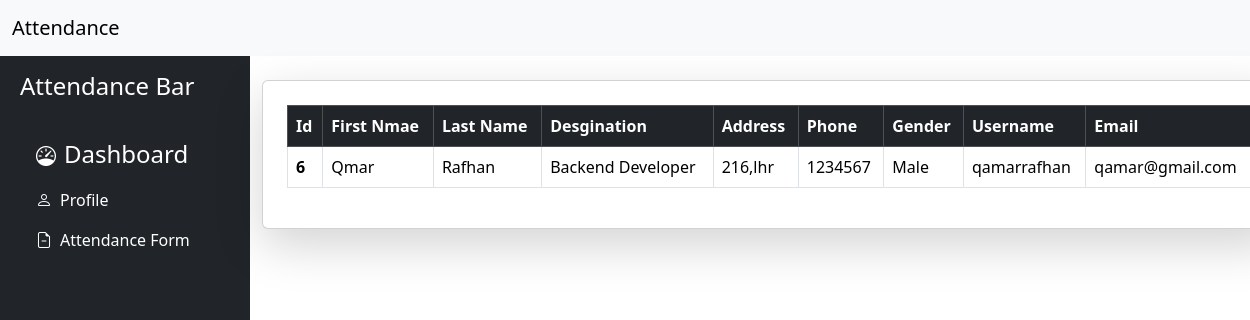
Page /profile.php (signed in) on the committed database.
### tables this page shows
CREATE TABLE `users` (
  `id` int(11) NOT NULL,
  `fname` varchar(150) NOT NULL,
  `lname` varchar(150) NOT NULL,
  `desgination` varchar(200) NOT NULL,
  `address` varchar(255) NOT NULL,
  `phone` int(11) NOT NULL,
  `gender` varchar(50) NOT NULL,
  `role` enum('admin','employee') NOT NULL,
  `username` varchar(150) NOT NULL,
  `email` varchar(250) NOT NULL,
  `password` varchar(150) NOT NULL
);

### profile.php (the view, shortened to what this page needs)
<!doctype html>
<html lang="en">
  <head>
    <link href="https://cdn.jsdelivr.net/npm/bootstrap@5.3.3/dist/css/bootstrap.min.css" rel="stylesheet">
    <link rel="stylesheet" href="https://cdn.jsdelivr.net/npm/bootstrap-icons@1.11.3/font/bootstrap-icons.min.css">
  </head>
  <body>
  <nav class="navbar navbar-expand-lg bg-body-tertiary">
    <div class="container-fluid">
      <a class="navbar-brand" href="index.php">Attendance</a>
    </div>
  </nav>
  <div class="container-fluid">
    <div class="row flex-nowrap">
      <div class="bg-dark col-auto col-md-2 min-vh-100" style="width: 20%;">
        <div class="bg-dark p-2">
          <a class="d-flex text-decoration-none mt-1 align-item-center text-white">
            <span class="fs-4 d-none d-sm-inline">Attendance Bar</span>
          </a>
          <ul class="nav nav-pills flex-column mt-4">
            <li class="nav-item">
              <a href="index.php" class="nav-link text-white">
                <i class="fs-5  bi bi-speedometer"></i><span class="fs-4 ms-2 d-none d-sm-inline">Dashboard</span>
              </a>
            </li>
            <li class="nav-item">
              <a href="profile.php" class="nav-link text-white">
                <i class="fs-8 bi bi-person"></i><span class="fs-7 ms-2 d-none d-sm-inline">Profile</span>
              </a>
            </li>
            <li class="nav-item">
              <a href="attend.php" class="nav-link text-white">
                <i class="fs-8 bi bi-file-earmark-minus"></i><span class="fs-7 ms-2 d-none d-sm-inline">Attendance Form</span>
              </a>
            </li>
          </ul>
        </div>
      </div>
  <div class="container col-md-10 my-4">
          <div class="card p-4 shadow-lg">
            <table class="table table-bordered">
              <thead class="table-dark">
                <tr>
                <th scope="col">Id</th>
                  <th scope="col">First Nmae</th>
                  <th scope="col">Last Name</th>
                  <th scope="col">Desgination</th>
                  <th scope="col">Address</th>
                  <th scope="col">Phone</th>
                  <th scope="col">Gender</th>
                  <th scope="col">Username</th>
                  <th scope="col">Email</th>
                </tr>
              </thead>
              <tbody>
                <?php
                include('connection.php');
                $userId = $_SESSION['user_id'];
                $sql = "SELECT * FROM users WHERE id = $userId";
                $result = mysqli_query($conn, $sql);
                if ($result) {
                  while ($row = mysqli_fetch_assoc($result)) {
                    $id = $row['id'];
                    $fname = $row['fname'];
                    $lname = $row['lname'];
                    $desgination = $row['desgination'];
                    $address = $row['address'];
                    $phone = $row['phone'];
                    $gender = $row['gender'];
                    $userNmae = $row['username'];
                    $email = $row['email'];
                    echo '<tr>
                    <th scope="row">' . $id . '</th>
                    <td scope="row">' . $fname . '</td>
                    <td scope="row">' . $lname . '</td>
                    <td scope="row">' . $desgination . '</td>
                    <td scope="row">' . $address . '</td>
                    <td scope="row">' . $phone . '</td>
                    <td scope="row">' . $gender . '</td>
                    <td>' . $userNmae . '</td>
                    <td>' . $email . '</td>
                </tr>';
                  }
                } else {
                  echo "<tr><td colspan='4'>No records found.</td></tr>";
                }
                ?>
              </tbody>
            </table>
          </div>
        </div>
  </body>
</html>

### rows in the picture
users: id "6", fname "Qmar", lname "Rafhan", desgination "Backend Developer", address "216,lhr", phone "1234567", gender "Male", username "qamarrafhan", email "qamar@gmail.com"
